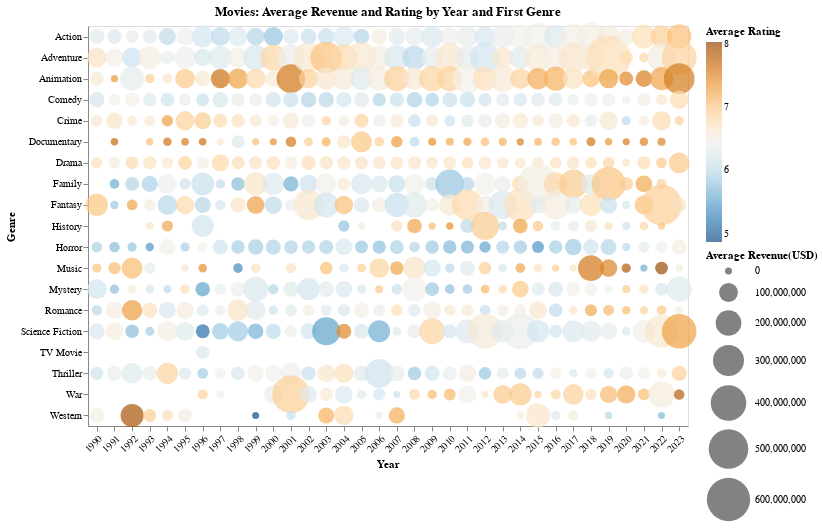

The notebook cell saved with this chart:
### Code cell
# Step 4: Create the bubble plot with Altair
bubble_plot = alt.Chart(aggregated_df).mark_circle().encode(
    x=alt.X('year:O', axis=alt.Axis(title='Year', labelAngle=-45)),
    y=alt.Y('first_genre:N', axis=alt.Axis(title='Genre')),
    size=alt.Size('average_revenue:Q', title='Average Revenue(USD)', scale=alt.Scale(range=[50, 2000])),
    color=alt.Color('average_rating:Q', scale=alt.Scale(scheme='blueorange'), title='Average Rating'),
    tooltip=['year', 'first_genre', 'average_revenue', 'average_rating']
).properties(
    width=600,
    height=400,
    title='Movies: Average Revenue and Rating by Year and First Genre'
)

bubble_plot.display()

### Figure 1 — Vega-Lite specification as saved in the notebook (floating-point values rounded to 4 significant figures; data arrays with more than 128 entries replaced by an {"elided": "..."} marker saying what was removed)
{"config": {"view": {"continuousWidth": 300, "continuousHeight": 300}}, "data": {"name": "data-19a8dd8368e8f7ade8476adfb917c560"}, "mark": {"type": "circle"}, "encoding": {"color": {"field": "average_rating", "scale": {"scheme": "blueorange"}, "title": "Average Rating", "type": "quantitative"}, "size": {"field": "average_revenue", "scale": {"range": [50, 2000]}, "title": "Average Revenue(USD)", "type": "quantitative"}, "tooltip": [{"field": "year", "type": "quantitative"}, {"field": "first_genre", "type": "nominal"}, {"field": "average_revenue", "type": "quantitative"}, {"field": "average_rating", "type": "quantitative"}], "x": {"axis": {"labelAngle": -45, "title": "Year"}, "field": "year", "type": "ordinal"}, "y": {"axis": {"title": "Genre"}, "field": "first_genre", "type": "nominal"}}, "height": 400, "title": "Movies: Average Revenue and Rating by Year and First Genre", "width": 600, "$schema": "https://vega.github.io/schema/vega-lite/v5.16.3.json", "datasets": {"data-19a8dd8368e8f7ade8476adfb917c560": {"elided": "566 records"}}}
